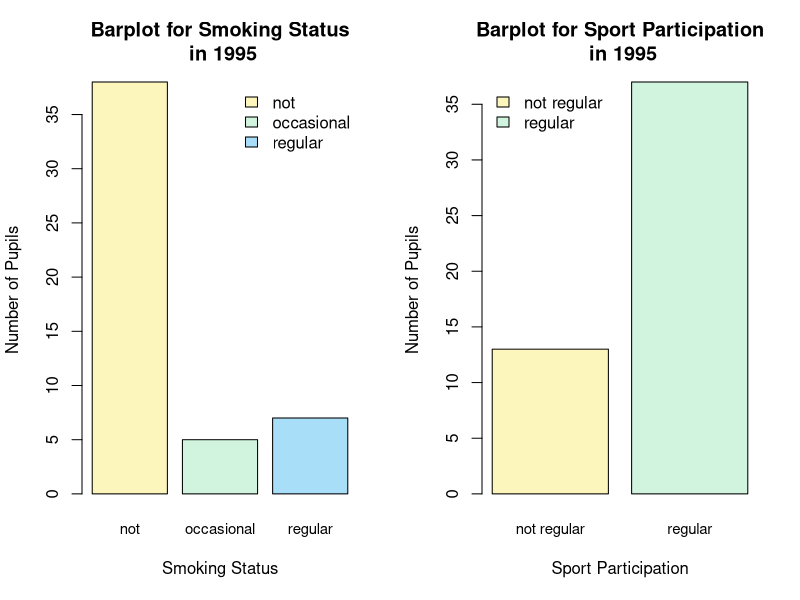

This figure's R source:
## ---- chunk 1
knitr::opts_knit$set(root.dir = "/Users/clementine/Desktop/Github/R-Projects/Analysis of Substance Use and Sporting Behavior among Pupils in a School in the West of Scotland")
library(knitr)
opts_chunk$set(echo=TRUE, 
               warning=FALSE, 
               message=FALSE,
               cache = FALSE,
               include = TRUE,
               results = 'show',
               error = TRUE)
## ---- chunk 2
df_1995 <- read.csv("s50_1995.txt", sep="")
df_1995$alcohol <- factor(df_1995$alcohol, levels = c("1", "2", "3","4","5"), labels = c("not", "once or twice a year", "once a month","once a week","more than once a week"), ordered = TRUE)
df_1995$drugs <- factor(df_1995$drugs, levels = c("1", "2", "3","4"), labels = c("not", "tried once","occasional","regular"),ordered = TRUE)
df_1995$smoke <- factor(df_1995$smoke, levels = c("1", "2", "3"),labels = c("not", "occasional","regular"), ordered = TRUE)
df_1995$sport <- factor(df_1995$sport, levels = c("1", "2"), labels = c("not regular","regular"), ordered = TRUE)
## ---- chunk 3
str(df_1995)
## ---- chunk 4
#First, I create table for smoke and sport to count the number of student in each category, these will be used in creating the plots
table_smoke = table(df_1995$smoke)
table_sport = table(df_1995$sport)

#Below code is to put the two plots next to each other
par(mfrow=c(1,2))

#Create the 1st plot, Smoking Status Plot
barplot(table_smoke,
        main = 'Barplot for Smoking Status\n in 1995', 
        xlab = 'Smoking Status', 
        ylab = 'Number of Pupils',
        col = c("#FCF6BD","#D0F4DE","#A9DEF9"), 
        cex.names = 0.9)
legend("topright",                                  
       legend = c("not", "occasional","regular"),
       fill = c("#FCF6BD","#D0F4DE","#A9DEF9"), 
       bty="n")

#Create the 2nd plot, Sport Participation Plot
barplot(table_sport, 
        main = 'Barplot for Sport Participation\n in 1995', 
        xlab = 'Sport Participation', 
        ylab = 'Number of Pupils',
        col = c("#FCF6BD","#D0F4DE"),
        cex.names = 0.9)
legend("topleft",                                  
       legend = c("not regular", "regular"),
       fill = c("#FCF6BD","#D0F4DE"), 
       bty="n")
## ---- chunk 5
smoke_atleast_occasionally = (sum(df_1995$smoke == "occasional") + sum(df_1995$smoke == "regular"))
proportion_smoke_atleast_ocasionally = smoke_atleast_occasionally/nrow(df_1995)
print(proportion_smoke_atleast_ocasionally)
## ---- chunk 6
#For this question, I first show the proportion table of variable smoke and sport
table_smoke_sport = table(df_1995$smoke, df_1995$sport)
names(dimnames(table_smoke_sport)) <- c("Smoke", "Sport")
table_smoke_sport
prop_table = prop.table(table_smoke_sport)
names(dimnames(prop_table)) <- c("Smoke", "Sport")
prop_table

#Here, I calculate the proportion of pupils who regularly practiced sport and smoke at least occasionally:
prop_table[2, 2] + prop_table[3, 2]
## ---- chunk 7
class(df_1995) <- 's50survey'
## ---- chunk 8
summary.s50survey <- function(obj) {
  cat('Proportion of students on Alcohol Consumption: \n')
  table_alcohol = table(obj$alcohol)
  prop_alcohol = prop.table(table_alcohol)
  print(prop_alcohol)
  cat('Proportion of students on Cannabis Use: \n')
  table_drugs = table(obj$drugs)
  prop_drugs = prop.table(table_drugs)
  print(prop_drugs)
  cat('Proportion of students on Smoking Status: \n')
  table_smoke = table(obj$smoke)
  prop_smoke = prop.table(table_smoke)
  print(prop_smoke)
  cat('Proportion of students on Sport Participation: \n')
  table_sport = table(obj$sport)
  prop_sport = prop.table(table_sport)
  print(prop_sport)
}
## ---- chunk 9
summary(df_1995)
## ---- chunk 10
table_drugs = table(df_1995$drugs)
prop_drugs = prop.table(table_drugs)
prop_drugs['not']
## ---- chunk 11
df_1997 <- read.csv("s50_1997.txt", sep="")
df_1997$alcohol <- factor(df_1997$alcohol, levels = c("1", "2", "3","4","5"), labels = c("not", "once or twice a year", "once a month","once a week","more than once a week"), ordered = TRUE)
df_1997$drugs <- factor(df_1997$drugs, levels = c("1", "2", "3","4"), labels = c("not", "tried once","occasional","regular"),ordered = TRUE)
df_1997$smoke <- factor(df_1997$smoke, levels = c("1", "2", "3"),labels = c("not", "occasional","regular"), ordered = TRUE)
df_1997$sport <- factor(df_1997$sport, levels = c("1", "2"), labels = c("not regular","regular"), ordered = TRUE)
## ---- chunk 12
class(df_1997) <- 's50survey'
## ---- chunk 13
summary(df_1997)
## ---- chunk 14
#Year 1995
table_sport_1995 = table(df_1995$sport)
prop_sport_1995 = prop.table(table_sport_1995)
prop_sport_1995['regular']

#Year 1997
table_sport_1997 = table(df_1997$sport)
prop_sport_1997 = prop.table(table_sport_1997)
prop_sport_1997['regular']
